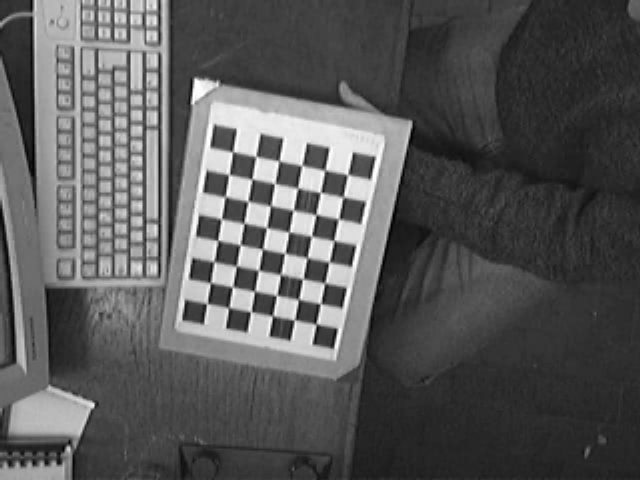
#> input picture TPFinal/imagenes/img_cal_set1/img_cal1.png, 640 x 480 px; its folder holds only this picture in this run; the run also reads 1 picture not shown here
$ jupyter execute --allow-errors TpFinal.ipynb   (shell and % lines are left out)   (older library calls are emulated)
#> lines starting #> are read from the running program, lines starting #| are printed output that depends on the picture; after the words box and inside, x2 and y2 are one past the last pixel; in counts of white or black regions, pixels touching at a corner belong together; long printed decimals are rounded
Alumno: Ignacio Carol Lugones

Padron: 100073

[cell 1]
import cv2 as cv
import numpy as np
import matplotlib.pyplot as plt
from glob import glob

[cell 2]
def plotter(image, title = '', imgSize = (18,9), grayScale = False, step = 100): #Funcion auxiliar para realizar los graficos
    plt.figure(figsize=imgSize)
    plt.title(title, fontsize = 16, fontweight = "bold")
    plt.imshow(image) if not grayScale else plt.imshow(image, cmap='gray', vmin=0, vmax=255)
    plt.yticks(np.arange(0, len(image), step))
    plt.xticks(np.arange(0, len(image[0]), step), rotation=90)
    plt.show()

# Calibracion de parametros

Definimos el tamaño del tablero, sabiendo que cada celda del ajedrez medira 28 mm

[cell 3]
chessBoardSize  = (8, 6)
objp = np.zeros((np.prod(chessBoardSize), 3),  dtype=np.float32)
objp[:, :2] = np.mgrid[0:chessBoardSize[0], 0:chessBoardSize[1]].T.reshape(-1, 2)
objp = objp * 28

Cargamos imagenes y dibujamos

[cell 4]
img_fnames = glob('./imagenes/img_cal_set1/*')
imgsGray = []
imgsColor = []
imgNames = []
for imgName in img_fnames:
    img = cv.imread(imgName)
#> img is the input picture: shape (480, 640, 3); min 0, max 255, mean 88.6
    imgsColor.append(cv.cvtColor(img, cv.COLOR_BGR2RGB))
    imgsGray.append(cv.cvtColor(img, cv.COLOR_BGR2GRAY))
    imgNames.append(imgName)

[cell 5]
def findCorners(imgsColor, imgsGray, plot=True, maxCount = 30, epsilon = 0.001, flag=cv.CALIB_CB_ADAPTIVE_THRESH):
#> called with plot = True, maxCount = 30, epsilon = 0.001, flag = 1
    imgPoints = []
    objPoints = []
    criteria = (cv.TERM_CRITERIA_EPS | cv.TERM_CRITERIA_MAX_ITER, maxCount, epsilon)
    cb_flags = flag
    i = 1
    for imgColor, imgGray in zip(imgsColor, imgsGray):
        imgColor = imgColor.copy()
        ret, corners = cv.findChessboardCorners(imgGray, chessBoardSize, flags=cb_flags)
        if ret:
            objPoints.append(objp)
            corners_subp = cv.cornerSubPix(imgGray, corners, (5, 5), (-1, -1), criteria)
            imgPoints.append(corners_subp)
            cv.drawChessboardCorners(imgColor, chessBoardSize, corners_subp, ret)
            if plot:
                print(i)
                plotter(imgColor)
        i+=1
#> this loop made 1 pass
#> (ret, i) on pass 1: (True, 2)
#> (printed output is left out)
#> pass 1, in plotter, `plt.show()`:
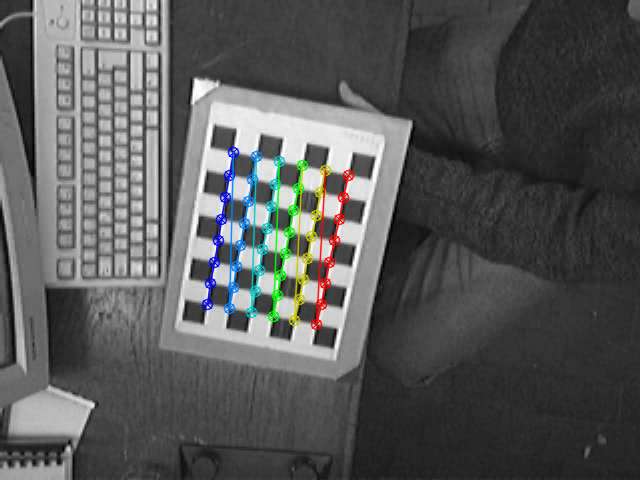
#> shown: shape (480, 640, 3); mean R, G, B 87.6, 88.5, 88.1
#> after the loop, i = 2; imgPoints = 1 item; objPoints = 1 item
    return imgPoints, objPoints

def calibrateCamera(objPoints, imgPoints, widthAndHeight, returnMatrix=False):
    ret, mtx, dist, rvecs, tvecs = cv.calibrateCamera(objPoints, imgPoints, widthAndHeight, None, None, flags = cv.CALIB_ZERO_TANGENT_DIST)
    print('Camera Matrix: \n{}'.format(mtx))
    print('\nDistortion Coefficients: \n{}\n'.format(dist))
    if returnMatrix:
        return mtx, dist

def getIntrinsecParams(imgsColor, imgsGray, printImg = False):
    imgPoints, objPoints = findCorners(imgsColor, imgsGray, printImg)
#> imgPoints = 1 item; objPoints = 1 item
    height, width = imgsGray[0].shape
    return calibrateCamera(objPoints, imgPoints, (width,height), returnMatrix=True)
#> in calibrateCamera, `ret, mtx, dist, rvecs, tvecs = cv.calibrateCamera(objPoints, imgPoints..`: ret = 0.176; mtx = [[1089.5, 0, 313.9], [0, 1127, 241.7], [0, 0, 1]]; dist = [[-0.0223, 10.16, 0, 0, 0.527]]; rvecs = ([0.307, 0.27, -1.36],); tvecs = ([-134.6, 75.06, 1370.9],)
#| Camera Matrix:
#| [[1.08945309e+03 0.00000000e+00 3.13919507e+02]
#|  [0.00000000e+00 1.12698177e+03 2.41680463e+02]
#|  [0.00000000e+00 0.00000000e+00 1.00000000e+00]]
#| Distortion Coefficients:
#| [[-0.02225 10.159  0.          0.          0.5268]]

[cell 6]
mtx, dist = getIntrinsecParams(imgsColor, imgsGray, True)
#> mtx = [[1089.5, 0, 313.9], [0, 1127, 241.7], [0, 0, 1]]; dist = [[-0.0223, 10.16, 0, 0, 0.527]]

[cell 7]
#Set 2
chessBoardSize  = (8, 6)
objp = np.zeros((np.prod(chessBoardSize), 3),  dtype=np.float32)
objp[:, :2] = np.mgrid[0:chessBoardSize[0], 0:chessBoardSize[1]].T.reshape(-1, 2)
objp = objp * 28
img_fnames = glob('./imagenes/img_cal_set2/*')
imgsGray = []
imgsColor = []
for imgName in img_fnames:
    img = cv.imread(imgName)
    imgsColor.append(cv.cvtColor(img, cv.COLOR_BGR2RGB))
    imgsGray.append(cv.cvtColor(img, cv.COLOR_BGR2GRAY))
#> (the rest of this cell did not finish here and is left out)


Se ve que se tiene que usar el set 1 en vez del set dos porque el fx y el fy del set 1 son mas similares entre si, lo que conlleva que la matriz de parametros intrinsecos del set 1 esta mejor generada que la del set 2

[cell 8]
# reload set1
chessBoardSize  = (8, 6)
objp = np.zeros((np.prod(chessBoardSize), 3),  dtype=np.float32)
objp[:, :2] = np.mgrid[0:chessBoardSize[0], 0:chessBoardSize[1]].T.reshape(-1, 2)
objp = objp * 28
img_fnames = glob('./imagenes/img_cal_set1/*')
imgsGray = []
imgsColor = []
for imgName in img_fnames:
    img = cv.imread(imgName)
    imgsColor.append(cv.cvtColor(img, cv.COLOR_BGR2RGB))
    imgsGray.append(cv.cvtColor(img, cv.COLOR_BGR2GRAY))
    imgNames.append(imgName)
mtx, dist = getIntrinsecParams(imgsColor, imgsGray)
#| Camera Matrix:
#| [[1.08945309e+03 0.00000000e+00 3.13919507e+02]
#|  [0.00000000e+00 1.12698177e+03 2.41680463e+02]
#|  [0.00000000e+00 0.00000000e+00 1.00000000e+00]]
#| Distortion Coefficients:
#| [[-0.02225 10.159  0.          0.          0.5268]]

# 2, sacamos parametros extrinsecos e implicitamente la terna de trabajo

[cell 9]
#Levantamos la imagen para calibracion de parametros extrinsecos
objp = np.zeros((np.prod(chessBoardSize), 3),  dtype=np.float32)
objp[:, :2] = np.mgrid[0:chessBoardSize[0], 0:chessBoardSize[1]].T.reshape(-1, 2)
objp = objp * 28
img_fnames = glob('./imagenes/img_bloques/imgCalExtr.png')
imgsGray = []
imgsColor = []
for imgName in img_fnames:
    img = cv.imread(imgName)
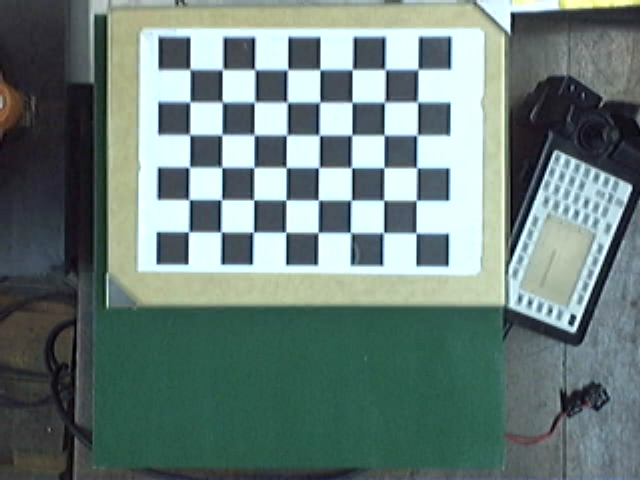
#> input picture TPFinal/imagenes/img_bloques/imgCalExtr.png, 640 x 480 px
#> img is the input picture: shape (480, 640, 3); mean B, G, R 122.2, 126.7, 106.9
    imgsColor.append(cv.cvtColor(img, cv.COLOR_BGR2RGB))
    imgsGray.append(cv.cvtColor(img, cv.COLOR_BGR2GRAY))
imgPoints, objPoints = findCorners(imgsColor, imgsGray, True)
#> the loop in findCorners (call 4), `for imgColor, imgGray in zip(imgsColor, imgsGray):` made 1 pass
#> (printed output is left out)
#> pass 1, in plotter (call 2), `plt.show()`:
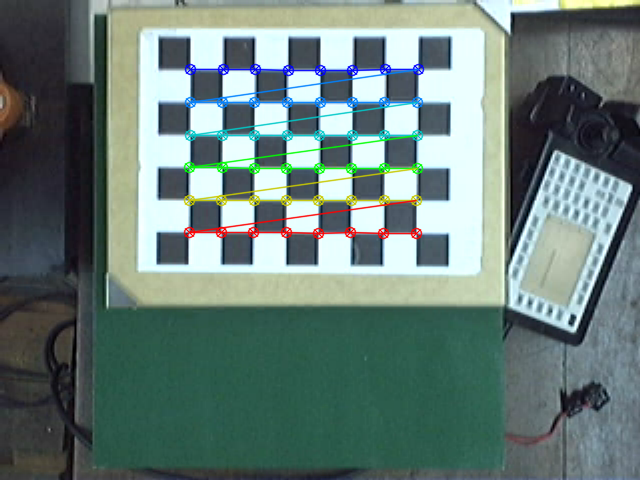
#> shown: shape (480, 640, 3); mean R, G, B 105.6, 126, 120.8
#> imgPoints = 1 item; objPoints = 1 item

[cell 10]
ret, rvecs, t = cv.solvePnP(objPoints[0], imgPoints[0], mtx, dist, useExtrinsicGuess=False)
#> ret = True; rvecs = [-0.176, 0.03, 0.00647]; t = [-106.9, -145.3, 958.5]
rotation = cv.Rodrigues(rvecs)[0]
#> rotation = [[1, -0.00906, 0.0293], [0.0038, 0.985, 0.175], [-0.0304, -0.175, 0.984]]
print(t)
#| [[-106.924]
#|  [-145.269]
#|  [ 958.525]]
print(rotation)
#| [[ 0.9995 -0.009061  0.02929]
#|  [ 0.003803    0.9846  0.1748]
#|  [-0.03043 -0.1746  0.9842]]
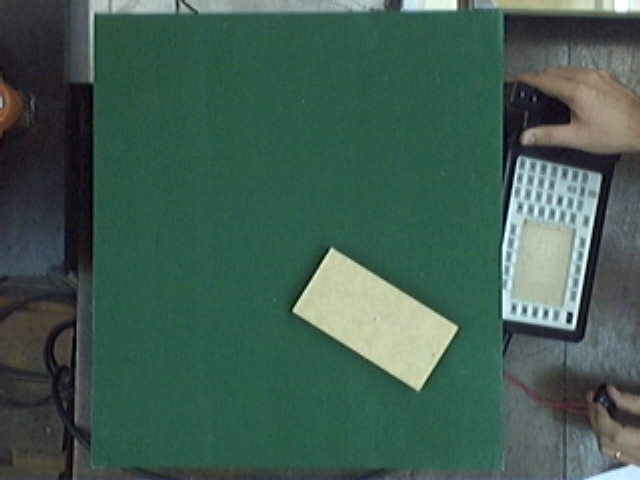
#> input picture TPFinal/imagenes/img_bloques/imgBloque15.png, 640 x 480 px
#> further down, img is the input picture: shape (480, 640, 3); mean B, G, R 82.2, 93.1, 65

Al tener una sola camara, en escenarios futuros consideraremos que la terna z debera ser 0, ya que no se puede estimar la profundidad correctamente.

# 3 Busqueda de bloques

[cell 11]
def checkCenter(c):
    return (c[0] > 92 and c[0] < 500) and (c[1] > 20 and c[1] < 468)
def processImage(img):
    centers = []
    boxes = []
    img = cv.medianBlur(img, 5)
    imgGray = cv.cvtColor(img, cv.COLOR_BGR2GRAY)
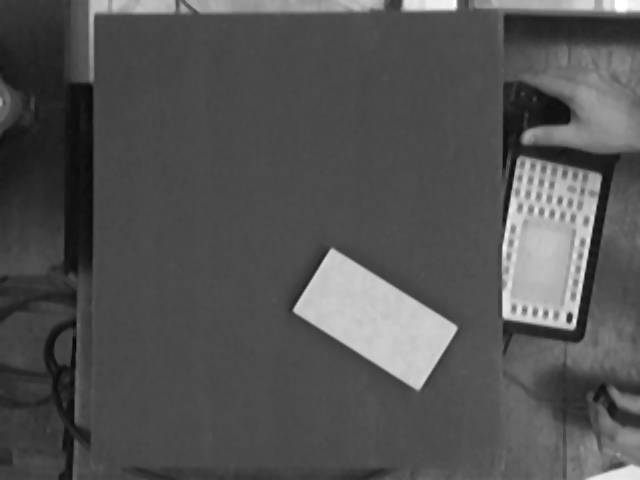
#> imgGray: shape (480, 640); min 6, max 255, mean 83.4
    ret, img_bin = cv.threshold(imgGray, 30, 255, cv.THRESH_BINARY+cv.THRESH_OTSU)
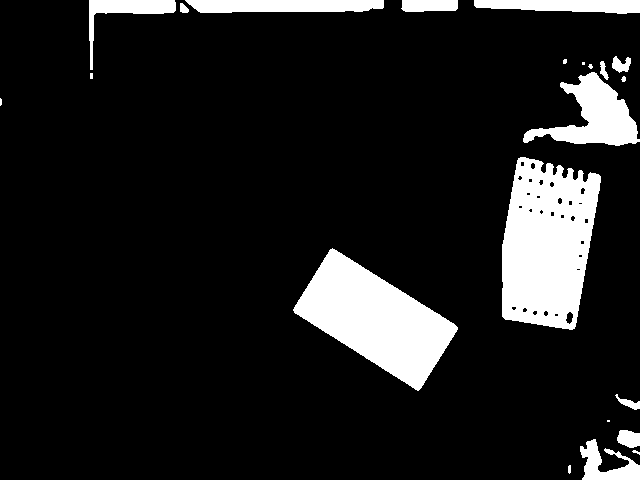
#> img_bin: shape (480, 640); 11.9% white; 22 white regions (6 under 20 px), largest, box (x1, y1, x2, y2) and area: (502, 157, 601, 330) 12812, (293, 248, 458, 391) 11392, (523, 72, 640, 146) 3902
#> ret = 124

    kernel = np.ones((2,2), np.uint8)
    opening = cv.morphologyEx(img_bin, cv.MORPH_OPEN, kernel) # removes noice
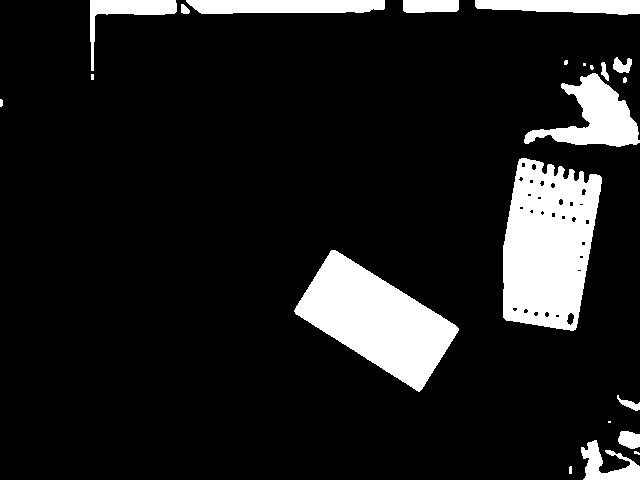
#> opening: shape (480, 640); 12% white; 22 white regions (6 under 20 px), largest, box (x1, y1, x2, y2) and area: (503, 158, 602, 331) 12807, (294, 250, 459, 392) 11391, (524, 73, 640, 147) 3898

    kernel = np.ones((2,2), np.uint8)
    ending = cv.morphologyEx(opening, cv.MORPH_CLOSE, kernel) #fill blanks
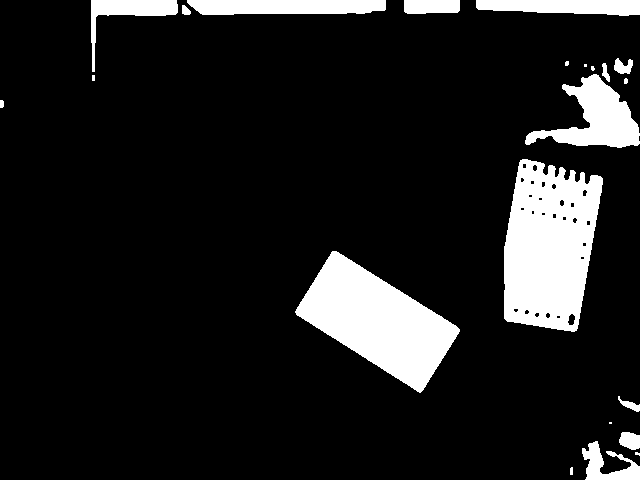
#> ending: shape (480, 640); 12.1% white; 22 white regions (6 under 20 px)

    contours, hierarchy = cv.findContours(ending, cv.RETR_TREE, cv.CHAIN_APPROX_TC89_L1)
#> contours = 48 contours, 29 with area under 20; largest, box (x1, y1, x2, y2) and area: (504, 159, 603, 332) 12872, (296, 251, 460, 393) 11234, (525, 74, 640, 148) 3728, (187, 0, 386, 15) 2474, (476, 0, 640, 16) 1934

    for cnt in contours:
        rect = cv.minAreaRect(cnt)
        center = rect[0]
        dim = rect[1]
        rot = rect[2]
        area = cv.contourArea(cnt)
        if checkCenter(center) and area > 3000 and area < 100000:
            box = cv.boxPoints(rect)
            box = np.int0(box)
            if box[0][0] < 50 or box[0][1] < 20:
                continue
            cv.circle(img, (int(center[0]), int(center[1])), 1, (0,0,255), 2)
            cv.drawContours(img, [box], 0, (255,0,0), 2)
            plt.imshow(img)
            plt.show()
            print(f"rotation: {rot}, dimensions are: {dim}, center at: {center}")
            centers.append(center)
            boxes.append(box)
#> this loop made 48 passes
#> (center, dim, rot, area, box) on pass 7: ((376.8, 320.9), (76.32, 150.7), -57.99, 11234.5, [[420, 393], [292, 313], [333, 248], [460, 328]])
#> (printed output is left out)
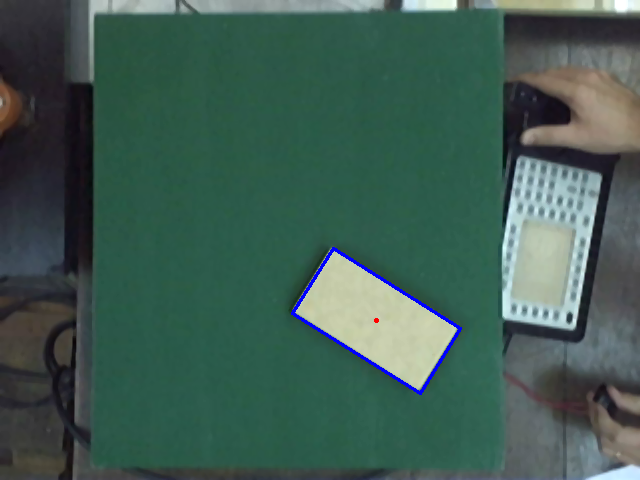
#> img: shape (480, 640, 3); mean of channels 0, 1, 2 82.9, 92.5, 64.4; drawn as B, G, R
#> after the loop, boxes = [[[420, 393], [292, 313], [333, 248], [460, 328]]]; centers = [(376.8, 320.9)]
#> (the rest of the program and of its run is left out)
